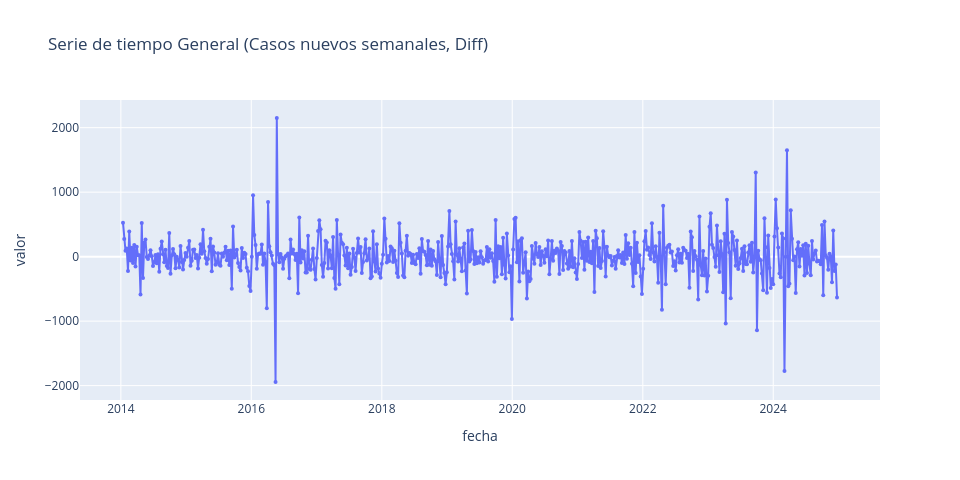

Notebook source saved alongside this figure:
### Markdown cell above
### Serie Original por Casos Semanales (Diff)

### Code cell
df_diff = df_sem.copy()
df_diff = df_diff.set_index('fecha').diff().dropna().reset_index()
x= 'fecha'
y= 'valor'
title = 'Serie de tiempo General (Casos nuevos semanales, Diff)'
# Gráfica de línea con plotly / seaborn según selección del usuario
func.plot_timeseries(df_diff, x=x, y=y, title=title, plotly_engine=USE_PLOTLY)

### Figure 1 — Plotly figure (JSON) as saved in the notebook; plotly's stock layout.template omitted (floating-point values rounded to 4 significant figures; data arrays with more than 128 entries replaced by an {"elided": "..."} marker saying what was removed)
{"data": [{"customdata": {"elided": "572x1 int values"}, "hovertemplate": "fecha=%{x}<br>valor=%{y}<br>semana=%{customdata[0]}<extra></extra>", "legendgroup": "", "line": {"color": "#636efa", "dash": "solid"}, "marker": {"size": 4, "symbol": "circle"}, "mode": "lines+markers", "name": "", "orientation": "v", "showlegend": false, "type": "scatter", "x": {"elided": "572 str values"}, "xaxis": "x", "y": {"elided": "572 float values"}, "yaxis": "y"}], "layout": {"height": 480, "legend": {"tracegroupgap": 0}, "title": {"text": "Serie de tiempo General (Casos nuevos semanales, Diff)"}, "width": 960, "xaxis": {"anchor": "y", "domain": [0, 1], "title": {"text": "fecha"}}, "yaxis": {"anchor": "x", "domain": [0, 1], "title": {"text": "valor"}}}}
